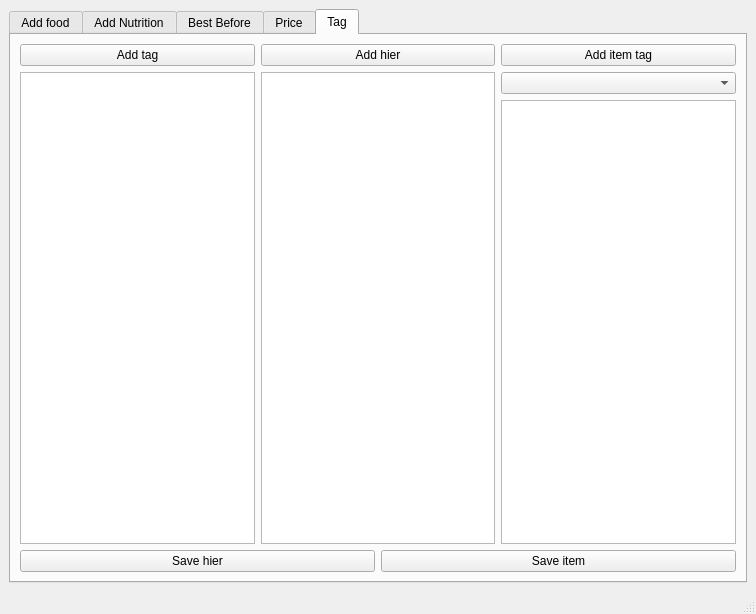
<?xml version="1.0" encoding="UTF-8"?>
<ui version="4.0">
 <class>MainWindow</class>
 <widget class="QMainWindow" name="MainWindow">
  <property name="geometry">
   <rect>
    <x>0</x>
    <y>0</y>
    <width>756</width>
    <height>614</height>
   </rect>
  </property>
  <property name="windowTitle">
   <string>MainWindow</string>
  </property>
  <widget class="QWidget" name="centralwidget">
   <layout class="QHBoxLayout" name="horizontalLayout_4">
    <item>
     <widget class="QTabWidget" name="tabWidget">
      <property name="currentIndex">
       <number>4</number>
      </property>
      <widget class="QWidget" name="tab_add">
       <attribute name="title">
        <string>Add food</string>
       </attribute>
       <layout class="QVBoxLayout" name="verticalLayout_2">
        <item>
         <widget class="QLabel" name="label">
          <property name="text">
           <string>Kaj si jedo/pil/vun deval</string>
          </property>
         </widget>
        </item>
        <item>
         <layout class="QHBoxLayout" name="horizontalLayout_3">
          <item>
           <layout class="QVBoxLayout" name="verticalLayout">
            <item>
             <widget class="QComboBox" name="cb_type"/>
            </item>
            <item>
             <layout class="QHBoxLayout" name="horizontalLayout">
              <item>
               <widget class="QLabel" name="label_2">
                <property name="text">
                 <string>Opis:</string>
                </property>
               </widget>
              </item>
              <item>
               <widget class="QLineEdit" name="le_description">
                <property name="maxLength">
                 <number>100</number>
                </property>
               </widget>
              </item>
             </layout>
            </item>
            <item>
             <layout class="QHBoxLayout" name="horizontalLayout_2">
              <item>
               <widget class="QLabel" name="label_3">
                <property name="text">
                 <string>Sestavine:</string>
                </property>
               </widget>
              </item>
              <item>
               <widget class="QLineEdit" name="le_nutrition">
                <property name="enabled">
                 <bool>false</bool>
                </property>
                <property name="readOnly">
                 <bool>false</bool>
                </property>
                <property name="placeholderText">
                 <string>2*POTATO+3*MEAT</string>
                </property>
               </widget>
              </item>
             </layout>
            </item>
            <item>
             <widget class="QDateTimeEdit" name="d_edit"/>
            </item>
           </layout>
          </item>
          <item>
           <widget class="QListView" name="lv_keys">
            <property name="maximumSize">
             <size>
              <width>200</width>
              <height>16777215</height>
             </size>
            </property>
            <property name="editTriggers">
             <set>QAbstractItemView::NoEditTriggers</set>
            </property>
           </widget>
          </item>
         </layout>
        </item>
        <item>
         <widget class="QDialogButtonBox" name="buttonBox">
          <property name="orientation">
           <enum>Qt::Horizontal</enum>
          </property>
          <property name="standardButtons">
           <set>QDialogButtonBox::Cancel|QDialogButtonBox::Ok</set>
          </property>
         </widget>
        </item>
       </layout>
      </widget>
      <widget class="QWidget" name="tab_add_nutrition">
       <attribute name="title">
        <string>Add Nutrition</string>
       </attribute>
       <layout class="QVBoxLayout" name="verticalLayout_3">
        <item>
         <widget class="QLabel" name="label_4">
          <property name="text">
           <string>Dodaj prehranske vrednosti:</string>
          </property>
         </widget>
        </item>
        <item>
         <layout class="QFormLayout" name="formLayout">
          <item row="0" column="0">
           <widget class="QLabel" name="label_5">
            <property name="text">
             <string>INGKEY:</string>
            </property>
           </widget>
          </item>
          <item row="0" column="1">
           <widget class="QLineEdit" name="in_ingkey"/>
          </item>
         </layout>
        </item>
        <item>
         <widget class="QDialogButtonBox" name="buttonBox_2">
          <property name="orientation">
           <enum>Qt::Horizontal</enum>
          </property>
          <property name="standardButtons">
           <set>QDialogButtonBox::Reset|QDialogButtonBox::Save</set>
          </property>
         </widget>
        </item>
       </layout>
      </widget>
      <widget class="QWidget" name="tab_usage">
       <attribute name="title">
        <string>Best Before</string>
       </attribute>
       <layout class="QVBoxLayout" name="verticalLayout_4">
        <item>
         <layout class="QHBoxLayout" name="horizontalLayout_5">
          <item>
           <widget class="QTableView" name="tv_best_before"/>
          </item>
          <item>
           <layout class="QFormLayout" name="formLayout_2">
            <item row="0" column="0">
             <widget class="QLabel" name="label_6">
              <property name="text">
               <string>Izdelek:</string>
              </property>
             </widget>
            </item>
            <item row="0" column="1">
             <widget class="QComboBox" name="cb_bb_item">
              <property name="maximumSize">
               <size>
                <width>200</width>
                <height>16777215</height>
               </size>
              </property>
             </widget>
            </item>
            <item row="1" column="0">
             <widget class="QLabel" name="label_7">
              <property name="text">
               <string>Datum:</string>
              </property>
             </widget>
            </item>
            <item row="1" column="1">
             <widget class="QDateEdit" name="de_bb">
              <property name="displayFormat">
               <string>d. MM. yyyy</string>
              </property>
              <property name="calendarPopup">
               <bool>true</bool>
              </property>
             </widget>
            </item>
           </layout>
          </item>
         </layout>
        </item>
        <item>
         <widget class="QDialogButtonBox" name="buttonBox_3">
          <property name="standardButtons">
           <set>QDialogButtonBox::Apply|QDialogButtonBox::Cancel|QDialogButtonBox::SaveAll</set>
          </property>
         </widget>
        </item>
       </layout>
      </widget>
      <widget class="QWidget" name="tab_price">
       <attribute name="title">
        <string>Price</string>
       </attribute>
       <layout class="QHBoxLayout" name="horizontalLayout_8">
        <item>
         <widget class="QToolBox" name="toolBox">
          <property name="currentIndex">
           <number>1</number>
          </property>
          <widget class="QWidget" name="page">
           <property name="geometry">
            <rect>
             <x>0</x>
             <y>0</y>
             <width>377</width>
             <height>281</height>
            </rect>
           </property>
           <attribute name="label">
            <string>Add</string>
           </attribute>
           <layout class="QVBoxLayout" name="verticalLayout_6">
            <item>
             <layout class="QHBoxLayout" name="horizontalLayout_6">
              <item>
               <layout class="QFormLayout" name="formLayout_4">
                <item row="0" column="0">
                 <widget class="QLabel" name="label_9">
                  <property name="text">
                   <string>Item:</string>
                  </property>
                 </widget>
                </item>
                <item row="0" column="1">
                 <widget class="QComboBox" name="cb_price_item"/>
                </item>
                <item row="1" column="0">
                 <widget class="QLabel" name="label_10">
                  <property name="text">
                   <string>Last updated:</string>
                  </property>
                 </widget>
                </item>
                <item row="1" column="1">
                 <widget class="QDateEdit" name="de_last_updated">
                  <property name="currentSection">
                   <enum>QDateTimeEdit::DaySection</enum>
                  </property>
                  <property name="displayFormat">
                   <string>d. MM. yyyy</string>
                  </property>
                  <property name="calendarPopup">
                   <bool>true</bool>
                  </property>
                 </widget>
                </item>
                <item row="2" column="0">
                 <widget class="QLabel" name="label_11">
                  <property name="text">
                   <string>price:</string>
                  </property>
                 </widget>
                </item>
                <item row="2" column="1">
                 <widget class="QDoubleSpinBox" name="dsp_price">
                  <property name="decimals">
                   <number>4</number>
                  </property>
                 </widget>
                </item>
                <item row="3" column="0">
                 <widget class="QLabel" name="label_12">
                  <property name="text">
                   <string>Lowered price:</string>
                  </property>
                 </widget>
                </item>
                <item row="3" column="1">
                 <widget class="QDoubleSpinBox" name="dsp_low_price">
                  <property name="decimals">
                   <number>4</number>
                  </property>
                 </widget>
                </item>
                <item row="4" column="0">
                 <widget class="QLabel" name="label_13">
                  <property name="text">
                   <string>Lowered until:</string>
                  </property>
                 </widget>
                </item>
                <item row="4" column="1">
                 <widget class="QDateEdit" name="de_low_untill">
                  <property name="displayFormat">
                   <string>d. MM. yyyy</string>
                  </property>
                  <property name="calendarPopup">
                   <bool>true</bool>
                  </property>
                 </widget>
                </item>
                <item row="5" column="0">
                 <widget class="QLabel" name="label_14">
                  <property name="text">
                   <string>Currency:</string>
                  </property>
                 </widget>
                </item>
                <item row="5" column="1">
                 <widget class="QComboBox" name="cb_currency"/>
                </item>
                <item row="6" column="0">
                 <widget class="QLabel" name="label_15">
                  <property name="text">
                   <string>Comment:</string>
                  </property>
                 </widget>
                </item>
                <item row="6" column="1">
                 <widget class="QLineEdit" name="le_comment"/>
                </item>
                <item row="7" column="0">
                 <spacer name="horizontalSpacer">
                  <property name="orientation">
                   <enum>Qt::Horizontal</enum>
                  </property>
                  <property name="sizeHint" stdset="0">
                   <size>
                    <width>40</width>
                    <height>20</height>
                   </size>
                  </property>
                 </spacer>
                </item>
                <item row="7" column="1">
                 <widget class="QCheckBox" name="cb_temporary">
                  <property name="text">
                   <string>Temporary</string>
                  </property>
                 </widget>
                </item>
               </layout>
              </item>
              <item>
               <widget class="QGroupBox" name="groupBox">
                <property name="title">
                 <string>Shop</string>
                </property>
                <layout class="QVBoxLayout" name="verticalLayout_5">
                 <item>
                  <layout class="QFormLayout" name="formLayout_3">
                   <item row="0" column="0">
                    <widget class="QLabel" name="label_8">
                     <property name="text">
                      <string>Shop:</string>
                     </property>
                    </widget>
                   </item>
                   <item row="0" column="1">
                    <widget class="QComboBox" name="cb_shop">
                     <property name="editable">
                      <bool>true</bool>
                     </property>
                    </widget>
                   </item>
                  </layout>
                 </item>
                 <item>
                  <widget class="QPushButton" name="pb_add_shop">
                   <property name="text">
                    <string>Add shop</string>
                   </property>
                  </widget>
                 </item>
                </layout>
               </widget>
              </item>
             </layout>
            </item>
            <item>
             <layout class="QHBoxLayout" name="horizontalLayout_7">
              <item>
               <spacer name="horizontalSpacer_2">
                <property name="orientation">
                 <enum>Qt::Horizontal</enum>
                </property>
                <property name="sizeHint" stdset="0">
                 <size>
                  <width>40</width>
                  <height>20</height>
                 </size>
                </property>
               </spacer>
              </item>
              <item>
               <widget class="QPushButton" name="pb_add_price">
                <property name="text">
                 <string>Add</string>
                </property>
               </widget>
              </item>
             </layout>
            </item>
           </layout>
          </widget>
          <widget class="QWidget" name="page_2">
           <property name="geometry">
            <rect>
             <x>0</x>
             <y>0</y>
             <width>716</width>
             <height>449</height>
            </rect>
           </property>
           <attribute name="label">
            <string>View</string>
           </attribute>
           <layout class="QVBoxLayout" name="verticalLayout_7">
            <item>
             <widget class="QTableView" name="tv_price"/>
            </item>
            <item>
             <widget class="QDialogButtonBox" name="buttonBox_4">
              <property name="standardButtons">
               <set>QDialogButtonBox::Reset|QDialogButtonBox::SaveAll</set>
              </property>
             </widget>
            </item>
           </layout>
          </widget>
         </widget>
        </item>
       </layout>
      </widget>
      <widget class="QWidget" name="tab">
       <attribute name="title">
        <string>Tag</string>
       </attribute>
       <layout class="QVBoxLayout" name="verticalLayout_9">
        <item>
         <layout class="QHBoxLayout" name="horizontalLayout_9">
          <item>
           <widget class="QPushButton" name="pb_add_tag">
            <property name="text">
             <string>Add tag</string>
            </property>
           </widget>
          </item>
          <item>
           <widget class="QPushButton" name="pb_add_hier">
            <property name="text">
             <string>Add hier</string>
            </property>
           </widget>
          </item>
          <item>
           <widget class="QPushButton" name="pb_add_item_tag">
            <property name="text">
             <string>Add item tag</string>
            </property>
           </widget>
          </item>
         </layout>
        </item>
        <item>
         <layout class="QHBoxLayout" name="horizontalLayout_10">
          <item>
           <widget class="QTableView" name="tv_tag"/>
          </item>
          <item>
           <widget class="QTableView" name="tv_tag_hierarchy"/>
          </item>
          <item>
           <layout class="QVBoxLayout" name="verticalLayout_8">
            <item>
             <widget class="QComboBox" name="cb_item_tag">
              <property name="maximumSize">
               <size>
                <width>310</width>
                <height>16777215</height>
               </size>
              </property>
             </widget>
            </item>
            <item>
             <widget class="QListView" name="lv_tag">
              <property name="alternatingRowColors">
               <bool>true</bool>
              </property>
              <property name="selectionMode">
               <enum>QAbstractItemView::MultiSelection</enum>
              </property>
              <property name="selectionBehavior">
               <enum>QAbstractItemView::SelectRows</enum>
              </property>
             </widget>
            </item>
           </layout>
          </item>
         </layout>
        </item>
        <item>
         <layout class="QHBoxLayout" name="horizontalLayout_11">
          <item>
           <widget class="QPushButton" name="pb_save_hier">
            <property name="text">
             <string>Save hier</string>
            </property>
           </widget>
          </item>
          <item>
           <widget class="QPushButton" name="pb_save_tag_item">
            <property name="text">
             <string>Save item</string>
            </property>
           </widget>
          </item>
         </layout>
        </item>
       </layout>
      </widget>
     </widget>
    </item>
   </layout>
  </widget>
  <widget class="QMenuBar" name="menubar">
   <property name="geometry">
    <rect>
     <x>0</x>
     <y>0</y>
     <width>756</width>
     <height>20</height>
    </rect>
   </property>
  </widget>
  <widget class="QStatusBar" name="statusbar"/>
 </widget>
 <resources/>
 <connections>
  <connection>
   <sender>buttonBox</sender>
   <signal>rejected()</signal>
   <receiver>MainWindow</receiver>
   <slot>close()</slot>
   <hints>
    <hint type="sourcelabel">
     <x>200</x>
     <y>117</y>
    </hint>
    <hint type="destinationlabel">
     <x>200</x>
     <y>76</y>
    </hint>
   </hints>
  </connection>
 </connections>
</ui>
